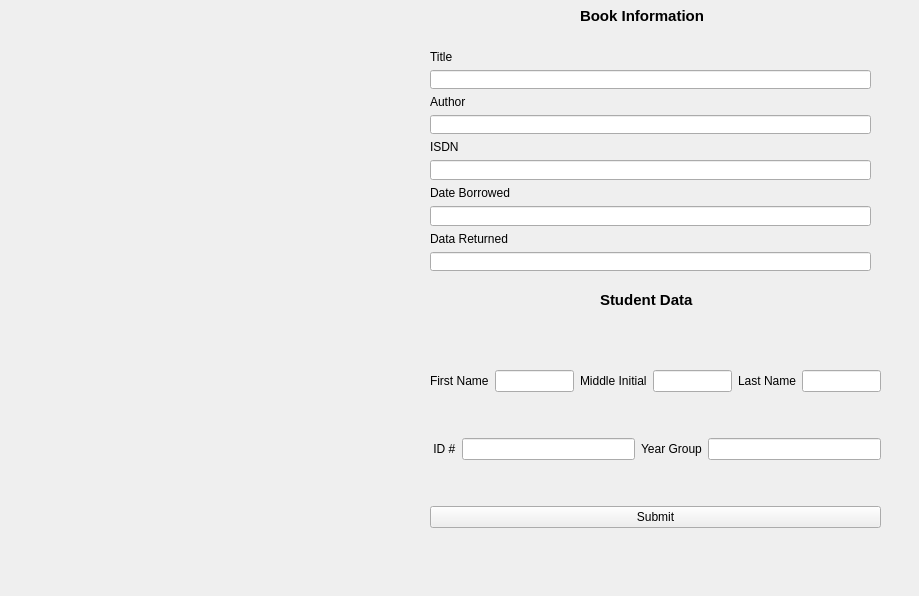
<?xml version="1.0" encoding="UTF-8"?>
<ui version="4.0">
 <class>Form</class>
 <widget class="QWidget" name="Form">
  <property name="geometry">
   <rect>
    <x>0</x>
    <y>0</y>
    <width>919</width>
    <height>596</height>
   </rect>
  </property>
  <property name="windowTitle">
   <string>Form</string>
  </property>
  <widget class="QWidget" name="layoutWidget">
   <property name="geometry">
    <rect>
     <x>430</x>
     <y>330</y>
     <width>451</width>
     <height>241</height>
    </rect>
   </property>
   <layout class="QGridLayout" name="gridLayout">
    <item row="2" column="0">
     <widget class="QPushButton" name="submit">
      <property name="text">
       <string>Submit</string>
      </property>
     </widget>
    </item>
    <item row="1" column="0">
     <layout class="QVBoxLayout" name="verticalLayout_2">
      <item>
       <layout class="QHBoxLayout" name="horizontalLayout_2">
        <item>
         <widget class="QLabel" name="label_4">
          <property name="text">
           <string> ID #</string>
          </property>
         </widget>
        </item>
        <item>
         <widget class="QLineEdit" name="idE"/>
        </item>
        <item>
         <widget class="QLabel" name="label_5">
          <property name="text">
           <string>Year Group</string>
          </property>
         </widget>
        </item>
        <item>
         <widget class="QLineEdit" name="ygE"/>
        </item>
       </layout>
      </item>
     </layout>
    </item>
    <item row="0" column="0">
     <layout class="QHBoxLayout" name="horizontalLayout">
      <item>
       <widget class="QLabel" name="label">
        <property name="text">
         <string>First Name</string>
        </property>
       </widget>
      </item>
      <item>
       <widget class="QLineEdit" name="firstE"/>
      </item>
      <item>
       <widget class="QLabel" name="label_2">
        <property name="text">
         <string>Middle Initial</string>
        </property>
       </widget>
      </item>
      <item>
       <widget class="QLineEdit" name="middleE"/>
      </item>
      <item>
       <widget class="QLabel" name="label_3">
        <property name="text">
         <string>Last Name</string>
        </property>
       </widget>
      </item>
      <item>
       <widget class="QLineEdit" name="lastE"/>
      </item>
     </layout>
    </item>
   </layout>
  </widget>
  <widget class="QLabel" name="label_12">
   <property name="geometry">
    <rect>
     <x>600</x>
     <y>290</y>
     <width>221</width>
     <height>20</height>
    </rect>
   </property>
   <property name="font">
    <font>
     <pointsize>11</pointsize>
     <weight>75</weight>
     <bold>true</bold>
    </font>
   </property>
   <property name="text">
    <string>Student Data</string>
   </property>
  </widget>
  <widget class="QWidget" name="layoutWidget_2">
   <property name="geometry">
    <rect>
     <x>430</x>
     <y>50</y>
     <width>441</width>
     <height>221</height>
    </rect>
   </property>
   <layout class="QVBoxLayout" name="verticalLayout">
    <item>
     <widget class="QLabel" name="label_6">
      <property name="text">
       <string>Title</string>
      </property>
     </widget>
    </item>
    <item>
     <widget class="QLineEdit" name="titleE"/>
    </item>
    <item>
     <widget class="QLabel" name="label_8">
      <property name="text">
       <string>Author</string>
      </property>
     </widget>
    </item>
    <item>
     <widget class="QLineEdit" name="authorE"/>
    </item>
    <item>
     <widget class="QLabel" name="label_10">
      <property name="text">
       <string>ISDN</string>
      </property>
     </widget>
    </item>
    <item>
     <widget class="QLineEdit" name="isdnE"/>
    </item>
    <item>
     <widget class="QLabel" name="label_7">
      <property name="text">
       <string>Date Borrowed</string>
      </property>
     </widget>
    </item>
    <item>
     <widget class="QLineEdit" name="dbE"/>
    </item>
    <item>
     <widget class="QLabel" name="label_9">
      <property name="text">
       <string>Data Returned</string>
      </property>
     </widget>
    </item>
    <item>
     <widget class="QLineEdit" name="drE"/>
    </item>
   </layout>
  </widget>
  <widget class="QLabel" name="label_11">
   <property name="geometry">
    <rect>
     <x>580</x>
     <y>0</y>
     <width>151</width>
     <height>31</height>
    </rect>
   </property>
   <property name="font">
    <font>
     <pointsize>11</pointsize>
     <weight>75</weight>
     <bold>true</bold>
    </font>
   </property>
   <property name="text">
    <string>Book Information </string>
   </property>
  </widget>
 </widget>
 <resources/>
 <connections/>
</ui>
